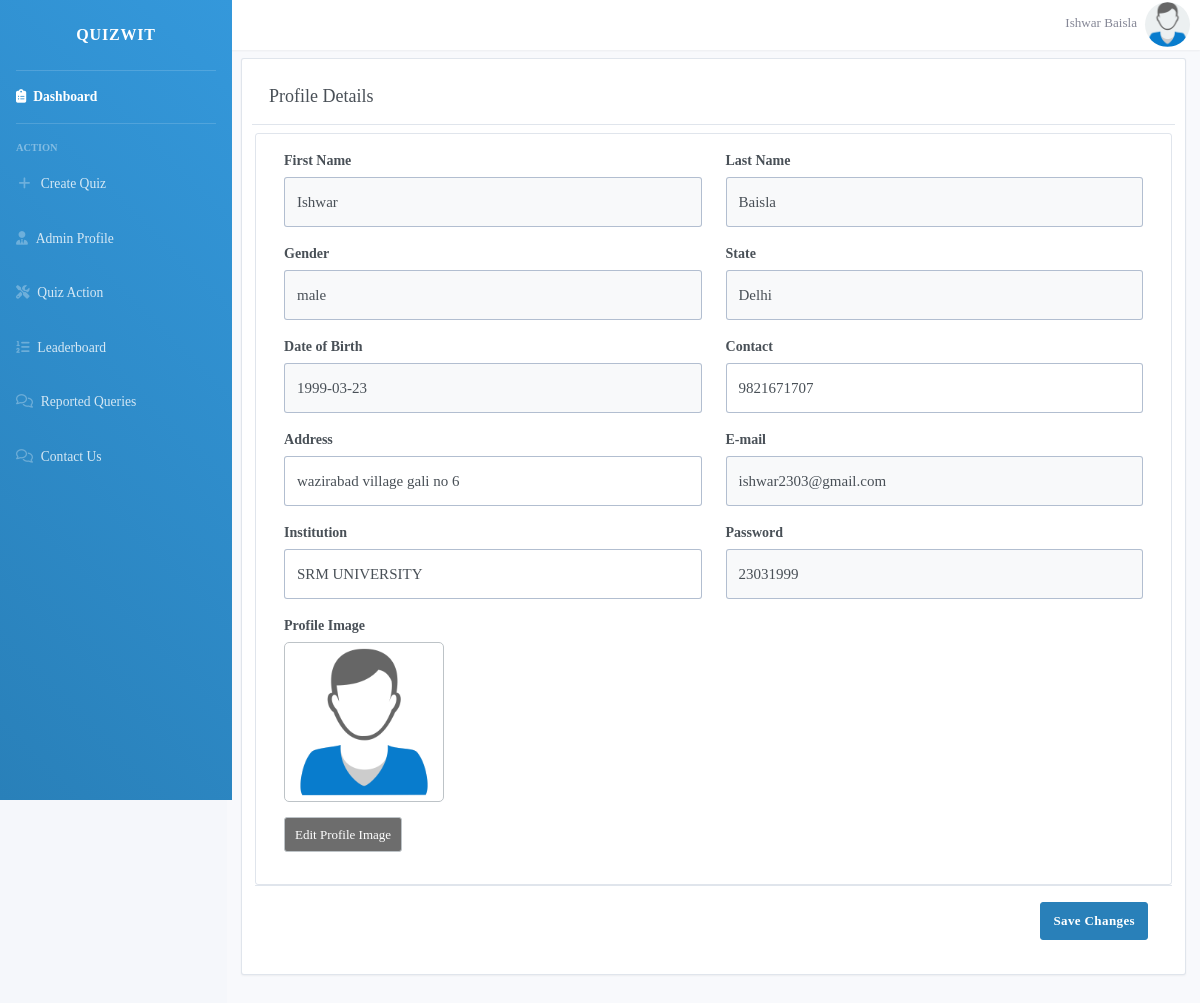
/admin_profile.php (signed in), run on the app's committed database.
### tables this page shows
CREATE TABLE `registered_admin` (
  `admin_id` int NOT NULL AUTO_INCREMENT,
  `first_name` char(50) NOT NULL,
  `last_name` char(30) NOT NULL,
  `admin_contact` bigint NOT NULL,
  `admin_gender` char(10) NOT NULL,
  `state` char(50) NOT NULL,
  `date_of_birth` date NOT NULL,
  `admin_address` varchar(50) DEFAULT NULL,
  `institution_name` varchar(50) NOT NULL,
  `admin_email` varchar(50) NOT NULL,
  `admin_password` varchar(30) NOT NULL,
  PRIMARY KEY (`admin_id`),
  UNIQUE KEY `admin_email` (`admin_email`)
);

### admin_profile.php (the view, shortened to what this page needs)
<!DOCTYPE html>
<html>
<head>
</head>
</html>
<?php
	require_once('connection.php');
?>
<!DOCTYPE html>
<html>
	<?php include 'includes/header.php'; ?>
	<?php include 'includes/navbar.php'; ?>
    <?php
       $sql = "SELECT * FROM registered_admin WHERE admin_email='$_SESSION[email]'";
       $result = mysqli_query($conn,$sql);
       $row = $result->fetch_assoc();
    ?>
	<div class="my-3 my-md-5">
		<div class="container">
			<div style="margin:58px -10px;" class="row row-cards row-deck">
				<div class="col-12">
					<div class="card">
						<div class="card-header">
							<h3 class="card-title">Profile Details</h3>
						</div>
						<div class="card-body">
							<form action="update_admin_profile.php" method="post" enctype="multipart/form-data">
								<div style="margin : 0" class="row p-4 mb-2 border rounded border-muted">
									<div class="col-sm-12 col-lg-6">
										<div class="form-group">
											<label class="form-label">First Name</label>
											<input class="form-control ht-50 select-exam" type="text" name="firstname" value="<?php echo $row['first_name'];?>" disabled>
										</div>
									</div>
									<div class="col-sm-12 col-lg-6">
										<div class="form-group">
											<label class="form-label">Last Name</label>
											<input class="form-control ht-50 select-exam" type="text" name="lastname" value="<?php echo $row['last_name'];?>" disabled>
										</div>
									</div>
									<div class="col-sm-12 col-lg-6">
										<div class="form-group">
											<label class="form-label">Gender</label>
											<input class="form-control ht-50 select-exam" type="text" name="gender" value="<?php echo $row['admin_gender'];?>" disabled>
										</div>
									</div>
									<div class="col-sm-12 col-lg-6">
										<div class="form-group">
											<label class="form-label">State</label>
											<input class="form-control ht-50 select-exam" type="text" name="state" value="<?php echo $row['state'];?>" disabled>
										</div>
									</div>
									<div class="col-sm-12 col-lg-6">
										<div class="form-group">
											<label class="form-label">Date of Birth</label>
											<input class="form-control ht-50 select-exam" type="text" name="dob" value="<?php echo $row['date_of_birth'];?>" disabled>
										</div>
									</div>
									<div class="col-sm-12 col-lg-6">
										<div class="form-group">
											<label class="form-label">Contact</label>
											<input class="form-control ht-50 select-exam" type="text" name="contact" value="<?php echo $row['admin_contact'];?>" required>
										</div>
									</div>
									<div class="col-sm-12 col-lg-6">
										<div class="form-group">
											<label class="form-label">Address</label>
											<input class="form-control ht-50 select-exam" type="text" name="address" value="<?php echo $row['admin_address'];?>" required>
										</div>
									</div>
									<div class="col-sm-12 col-lg-6">
										<div class="form-group">
											<label class="form-label">E-mail</label>
											<input class="form-control ht-50 select-exam" type="text" name="email" value="<?php echo $row['admin_email'];?>" disabled>
										</div>
									</div>
									<div class="col-sm-12 col-lg-6">
										<div class="form-group">
											<label class="form-label">Institution</label>
											<input class="form-control ht-50 select-exam" type="text" name="institution" value="<?php echo $row['institution_name'];?>" >
										</div>
									</div>
									<div class="col-sm-12 col-lg-6">
										<div class="form-group">
											<label class="form-label">Password</label>
											<input class="form-control ht-50 select-exam" type="text" name="password" value="<?php echo $row['admin_password'];?>" disabled>
										</div>
									</div>
									<div class="col-sm-12 col-lg-6">
										<div class="form-group">
											<label class="form-label">Profile Image</label>
											<?php
							                    $sql2 = "SELECT * FROM profile_photo WHERE admin_email='$_SESSION[email]'";
							                    $result2 = mysqli_query($conn,$sql2);
							                    if($result2->num_rows==1)
							                    {
							                      $row2 = $result2->fetch_assoc();
							                      $image_name = $row2['image_name'];
							                      $image_id = $row2['image_id'];
							                    }
							                    else $image_name = "default_image.png";
							                  ?>
							                  <div class="profile-photo-container">
												<img style="margin : 0;" id="profile-photo" style="margin:  10px;border-radius: 5px;"   src="profile_photo/<?php echo $image_name; ?>">
							                  </div>
											<div class="image-input-container">
												<div class="choose-image-wrapper">
													<span style="z-index: 2" id="choose-img-btn">Edit Profile Image</span>
													<span id="no-file-choosen"></span>
												</div>
											</div>
										</div>
									</div>
								</div>
								<div class="card-footer text-right">
					         		<div style="display: flex;justify-content: flex-end;" class="d-flex">
					           <button type="submit" class="btn btn-primary ml-auto" value="Save Changes">Save Changes</button>
					         		</div>
						 		</div>
							</form>
						</div>
					</div>
				</div>
			</div>
		</div>
	</div>
</body>
</html>

### includes/header.php (style rules this page uses)
body { font-family: -webkit-pictograph; }
.select-exam { width : 70%; margin-left: 0px; }
.form-label { margin-left: 0px; }
.image-input-container { position: relative; margin: 15px 0px; }
.choose-image-wrapper { height: 35px; display: flex; }
#choose-img-btn { height: 100%; display: flex; padding: 0px 10px; font-size: 13px; align-items: center; background: #6d6d6d; color: white; border : 0.5px solid #bdc3c7; border-radius: 3px; justify-content: center; cursor: pointer; }
.profile-photo-container { display: flex; justify-content: center; align-items: center; border-radius: 5px; border : 0.5px solid #bdc3c7; padding: 5px; width: 160px; height: 160px; }
.profile-photo-container > img { max-width: 100%; max-height: 100%; }
#no-file-choosen { background: white; height: 35px; width: 53%; margin-left: 0px; }

### admin_profile.php (style rules this page uses)
.select-exam { width: 100%; }

### data on the page
registered_admin: firstname "Ishwar", lastname "Baisla", gender "male", state "Delhi", dob "1999-03-23", contact "9821671707", address "wazirabad village gali no 6", email "ishwar2303@gmail.com", institution "SRM UNIVERSITY", password "23031999"

### other printed values
$_SESSION['name'] "Ishwar Baisla"
